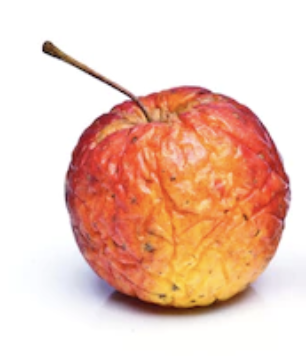
#> input picture image/apple.png, 306 x 356 px
$ python -i features.py   (imports and definitions only)   (older library calls are emulated)
#> lines starting #> are read from the running program, lines starting #| are printed output that depends on the picture
#> further down, picture is the input picture: shape (356, 306, 3); mean B, G, R 185.3, 201.5, 237.8
import numpy as np
import cv2
import mahotas
from typing import Tuple
from skimage.feature import hog, local_binary_pattern, graycomatrix, graycoprops
from skimage.filters import gabor
from scipy.stats import skew

_HOG_PIX_PER_CELL = (8, 8)
_HOG_CELLS_PER_BLOCK = (2, 2)
_HOG_ORIENT = 9


def _ensure_gray(img):
    if img.ndim == 3:
        return cv2.cvtColor(img, cv2.COLOR_BGR2GRAY)
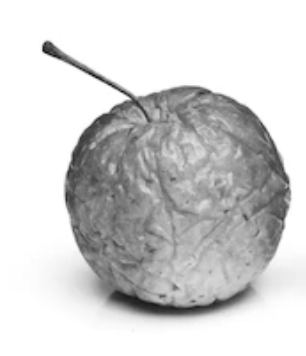
#> returned value: shape (356, 306); min 10, max 255, mean 210.5
    return img


def feat_hog(img):
    g = _ensure_gray(img)
    f = hog(
        g,
        orientations=_HOG_ORIENT,
        pixels_per_cell=_HOG_PIX_PER_CELL,
        cells_per_block=_HOG_CELLS_PER_BLOCK,
        block_norm="L2-Hys",
        feature_vector=True
    )
    return f.astype(np.float32)


def feat_lbp(img, P=8, R=1):
#> called with P = 8, R = 1
    g = _ensure_gray(img)
    lbp = local_binary_pattern(g, P=P, R=R, method='uniform')
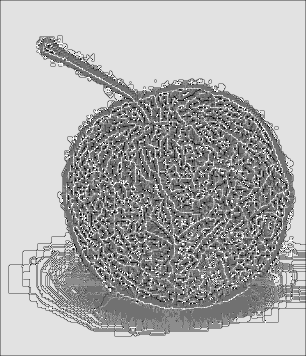
#> lbp: shape (356, 306) float64; min 0, max 9, mean 6.23; drawn with min black and max white
    n_bins = P + 2
    hist, _ = np.histogram(lbp.ravel(), bins=np.arange(0, n_bins + 1), density=True)
#> hist = [0.00609, 0.0149, 0.0166, 0.0726, 0.174, 0.13, 0.0331, 0.0293, 0.501, 0.0221]
    return hist.astype(np.float32)


def feat_gabor(img, freq=0.2, thetas=(0, np.pi/4, np.pi/2, 3*np.pi/4)):
#> called with freq = 0.2, thetas = (0, 0.785, 1.57, 2.36)
    g = _ensure_gray(img)
    feats = []
    for th in thetas:
        real, imag = gabor(g, frequency=freq, theta=th)
        feats.extend([real.mean(), real.var(), imag.mean(), imag.var()])
#> this loop made 4 passes
#> th on passes 2 to 4: 0.785, 1.57, 2.36
#> pass 1, in feat_gabor, `real, imag = gabor(g, frequency=freq, theta=th)`:
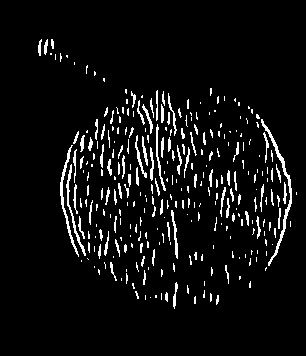
#> imag: shape (356, 306); min 0, max 255, mean 15.1
#> pass 2, in feat_gabor, `real, imag = gabor(g, frequency=freq, theta=th)`:
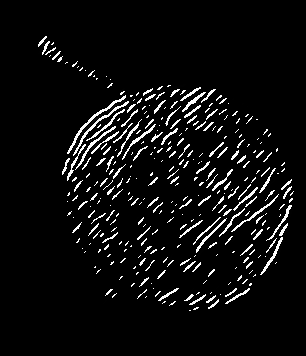
#> imag: shape (356, 306); min 0, max 255, mean 14.4
#> after the loop:
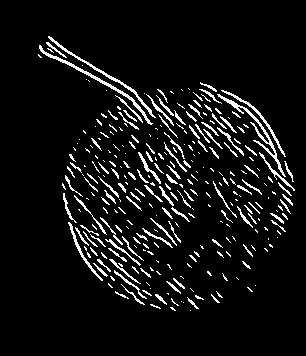
#> imag: shape (356, 306); min 0, max 255, mean 17.9
#> after the loop:
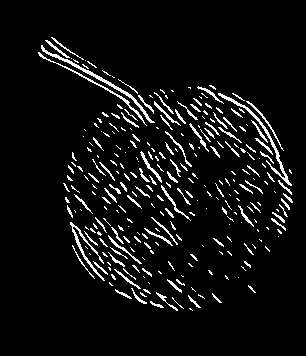
#> real: shape (356, 306); min 0, max 255, mean 16
#> after the loop, feats = [11.79, 2826, 15.12, 3591.3, 12.39, 2971.2, 14.41, 3435, 10.79, 2597.3, 14.26, 3399.2, 15.98, 3764.2, 17.93, 4198.4]
    return np.array(feats, dtype=np.float32)


def feat_color_hsv(img, bins=(8, 8, 8)):
#> called with bins = (8, 8, 8)
    hsv = cv2.cvtColor(img, cv2.COLOR_BGR2HSV)
#> hsv: shape (356, 306, 3); mean H, S, V 23.9, 63.7, 238.4
    hist = cv2.calcHist([hsv], [0, 1, 2], None, bins, [0, 180, 0, 256, 0, 256])
    hist = cv2.normalize(hist, hist).flatten()
#> hist = 512 values, max 0.949 at index 7, min 0 at index 0, mean 0.004
    return hist.astype(np.float32)


def feat_hu_moments(img):
    g = _ensure_gray(img)
    m = cv2.moments(g)
#> m = moments, m00 22935464, centre m10/m00, m01/m00 = (149, 172.8)
    hu = cv2.HuMoments(m).flatten()
#> hu = [0.000888, 2e-08, 3.13e-13, 1.81e-12, 1.18e-24, 1.24e-16, 6.92e-25]
    hu = -np.sign(hu) * np.log10(np.abs(hu) + 1e-12)
#> hu = [3.05, 7.7, 11.88, 11.55, 12, 12, 12]
    return hu.astype(np.float32)


def feat_haralick(img, distances=[1], angles=[0, np.pi/4, np.pi/2, 3*np.pi/4]):
    g = _ensure_gray(img)
    g = cv2.normalize(g, None, 0, 255, cv2.NORM_MINMAX).astype(np.uint8)
    glcm = graycomatrix(
        g,
        distances=distances,
        angles=angles,
        levels=256,
        symmetric=True,
        normed=True
    )
    props = ['contrast', 'dissimilarity', 'homogeneity', 'energy', 'correlation', 'ASM']
    feats = []
    for p in props:
        feats.extend(graycoprops(glcm, p).flatten())
#> after the loop, feats = [52.73, 87.08, 58.92, 123.8, 2.88, 3.89, 3.04, 4.38, 0.639, 0.601, 0.628, 0.598, 0.478, 0.474, 0.477, 0.474, 0.993, 0.988, 0.992, 0.983, 0.229, 0.225, 0.228, 0.224]
    return np.array(feats, dtype=np.float32)


def feat_zernike(img, radius=50, degree=8):
#> called with radius = 50, degree = 8
    g = _ensure_gray(img)
    g = cv2.resize(g, (radius*2, radius*2))
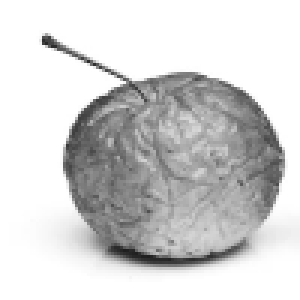
#> g: shape (100, 100) (shown 3 times larger); min 30, max 255, mean 210.5
    g = g.astype(np.float32)
    g = g / 255.0
#> (the run stopped early here; a loop or call above may not have finished)

$ run again, on image/banana.png
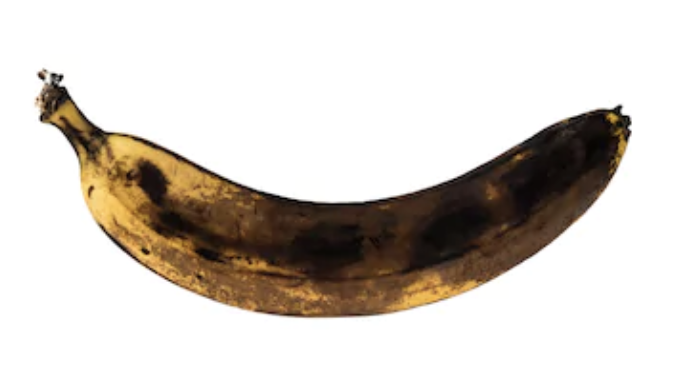
#> input picture image/banana.png, 676 x 380 px
#> picture is the input picture: shape (380, 676, 3); mean B, G, R 199.8, 206.3, 212.6
#> in feat_lbp, `hist, _ = np.histogram(lbp.ravel(), bins=np.arange(0, n_bins + 1), den..`: hist = [0.00248, 0.00779, 0.00672, 0.0399, 0.0933, 0.0812, 0.0176, 0.0177, 0.722, 0.0112]
#> the loop in feat_gabor, `for th in thetas:` made 4 passes
#> th on passes 2 to 4: 0.785, 1.57, 2.36
#> after the loop in feat_gabor, `for th in thetas:`:
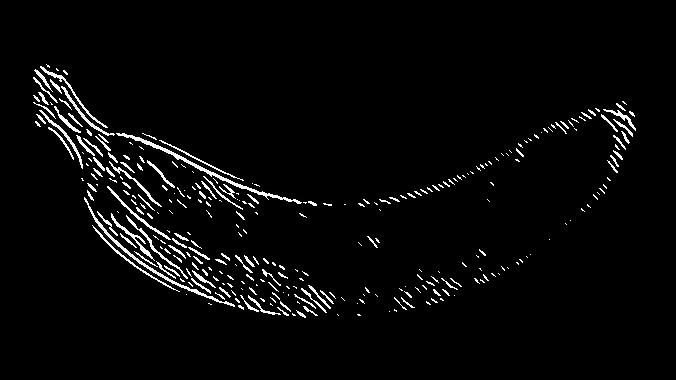
#> real: shape (380, 676); min 0, max 255, mean 8.4
#> after the loop in feat_gabor, `for th in thetas:`: feats = [4.79, 1183, 5.57, 1374.3, 7.47, 1822.5, 8.05, 1960.3, 9.46, 2275.4, 11.08, 2656.7, 8.39, 2031.3, 9.08, 2197.6]
#> hsv: shape (380, 676, 3); mean H, S, V 6.6, 34.3, 212.7
#> in feat_color_hsv, `hist = cv2.normalize(hist, hist).flatten()`: hist = 512 values, max 0.997 at index 7, min 0 at index 54, mean 0.00273
#> m = moments, m00 53297523, centre m10/m00, m01/m00 = (332.9, 183.1)
#> in feat_hu_moments, `hu = cv2.HuMoments(m).flatten()`: hu = [0.00104, 2.61e-07, 3.24e-12, 3.03e-12, 2.29e-24, -3.48e-16, -9.22e-24]
#> in feat_hu_moments, `hu = -np.sign(hu) * np.log10(np.abs(hu) + 1e-12)`: hu = [2.98, 6.58, 11.37, 11.39, 12, -12, -12]
#> after the loop in feat_haralick, `for p in props:`: feats = [31.15, 88.1, 69.34, 103.4, 1.45, 2.43, 2.13, 2.63, 0.821, 0.789, 0.804, 0.794, 0.714, 0.711, 0.713, 0.711, 0.998, 0.994, 0.995, 0.993, 0.51, 0.506, 0.508, 0.505]
#> in feat_zernike, `g = cv2.resize(g, (radius*2, radius*2))`:
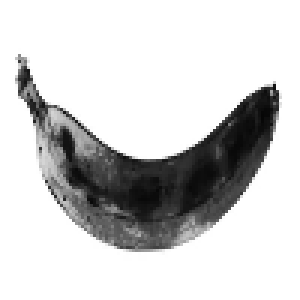
#> g: shape (100, 100) (shown 3 times larger); min 6, max 255, mean 207.4
